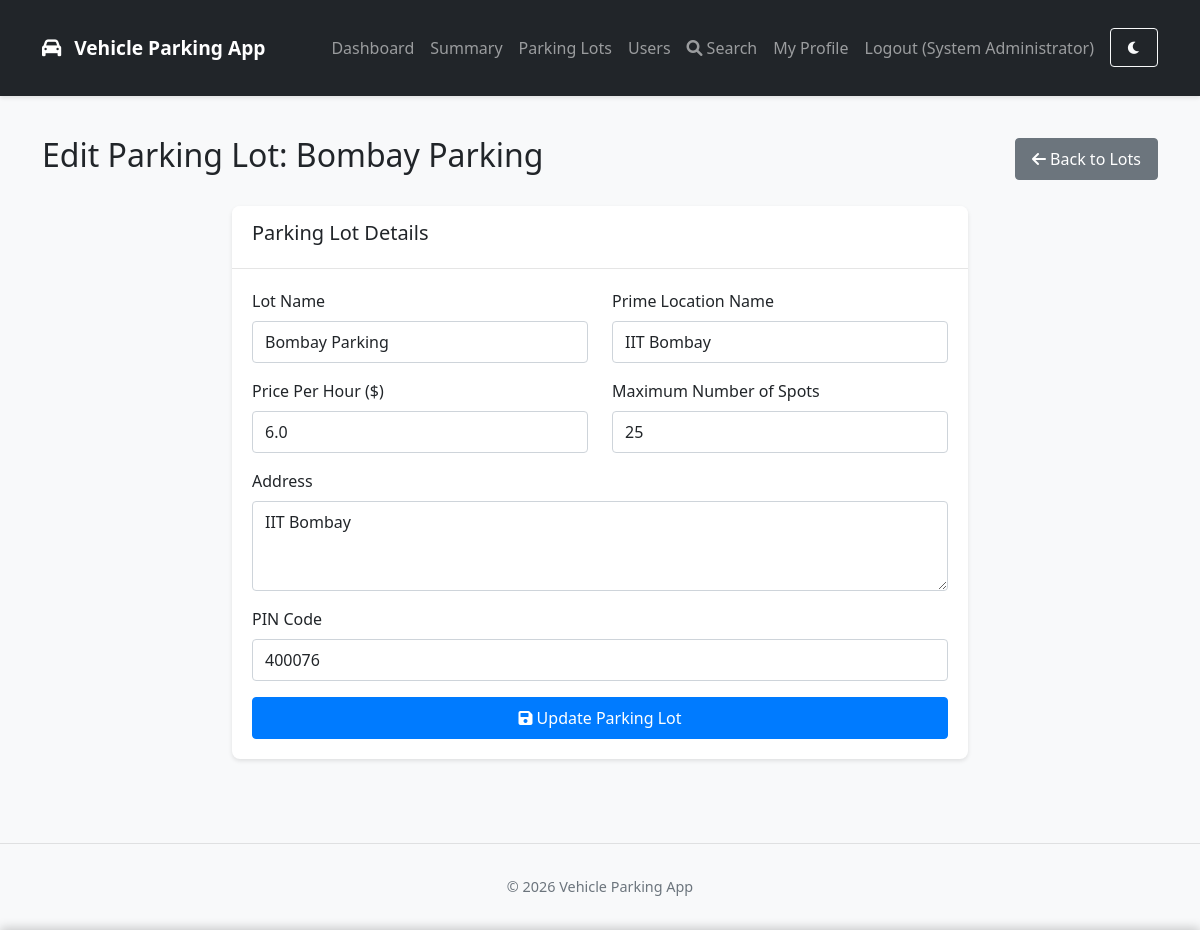
The page /admin/edit-parking-lot/1 (signed in) on the database its author committed.
### backend/models/models.py (models this page shows, shortened)
class User(db.Model, UserMixin):
    __tablename__ = 'users'
    id = db.Column(db.Integer, primary_key=True)
    username = db.Column(db.String(64), unique=True, nullable=False)
    email = db.Column(db.String(120), unique=True, nullable=False)
    password_hash = db.Column(db.String(128), nullable=False)
    phone = db.Column(db.String(20), unique=True, nullable=True)
    full_name = db.Column(db.String(100), nullable=True)
    address = db.Column(db.String(200), nullable=True)
    pin_code = db.Column(db.String(20), nullable=True)
    vehicle_no = db.Column(db.String(20), unique=True, nullable=True)
    is_admin = db.Column(db.Boolean, default=False)
    created_at = db.Column(db.DateTime, default=lambda: datetime.now(IST))
    notification_preference = db.Column(db.String(20), default='email')  # email, gchat, sms
    gchat_email = db.Column(db.String(120), nullable=True)
    reminder_time = db.Column(db.String(5), default='18:00')  # 24-hour format HH:MM
    report_format = db.Column(db.String(10), default='html')  # html or pdf
    last_reminder_date = db.Column(db.Date, nullable=True)  # Track when last reminder was sent
    reservations = db.relationship('ParkingReservation', backref='user', lazy=True, cascade="all, delete-orphan")
    payment_methods = db.relationship('SavedPaymentMethod', backref='user', lazy=True, cascade="all, delete-orphan")

class ParkingLot(db.Model):
    __tablename__ = 'parking_lots'
    id = db.Column(db.Integer, primary_key=True)
    name = db.Column(db.String(100), nullable=False)
    prime_location_name = db.Column(db.String(100), nullable=False)
    price = db.Column(db.Float, nullable=False)
    address = db.Column(db.String(200), nullable=False)
    pin_code = db.Column(db.String(10), nullable=False)
    maximum_number_of_spots = db.Column(db.Integer, nullable=False)
    created_at = db.Column(db.DateTime, default=datetime.now(IST))
    spots = db.relationship('ParkingSpot', backref='lot', lazy=True, cascade="all, delete-orphan")

### backend/routes/admin_routes.py (the view, shortened to what this page needs)
@admin.route('/edit-parking-lot/<int:lot_id>', methods=['GET', 'POST'])
@login_required
@admin_required
def edit_parking_lot(lot_id):
    lot = ParkingLot.query.get_or_404(lot_id)
    return render_template('admin/edit_parking_lot.html', lot=lot)

### backend/routes/admin_routes.py (called while the page is built)
def admin_required(f):
    @wraps(f)
    def decorated_function(*args, **kwargs):
        if not current_user.is_authenticated or not current_user.is_admin:
            flash('Please log in to access this page.', 'danger')
            return redirect(url_for('auth.admin_login'))
        return f(*args, **kwargs)
    return decorated_function

### backend/services/cache_service.py (called while the page is built)
    def clean_expired(self):
        now = time.time()
        expired_keys = [key for key, (expiry_time, _) in self._cache.items() if expiry_time <= now]
        for key in expired_keys:
            del self._cache[key]
            if self.app:
                self.app.logger.debug(f"Removed expired cache key: {key}")
            else:
                logger.debug(f"Removed expired cache key: {key}")

### frontend/templates/admin/edit_parking_lot.html (shortened to what this page needs)
{% extends "base.html" %}
{% block content %}
<div class="row">
    <div class="col-md-12">
        <div class="d-flex justify-content-between align-items-center mb-4">
            <h2>Edit Parking Lot: {{ lot.name }}</h2>
            <a href="{{ url_for('admin.parking_lots') }}" class="btn btn-secondary">
                <i class="fas fa-arrow-left"></i> Back to Lots
            </a>
        </div>
    </div>
</div>
<div class="row justify-content-center">
    <div class="col-md-8">
        <div class="card">
            <div class="card-header">
                <h5>Parking Lot Details</h5>
            </div>
            <div class="card-body">
                <form method="POST" action="{{ url_for('admin.edit_parking_lot', lot_id=lot.id) }}">
                    <div class="row">
                        <div class="col-md-6 mb-3">
                            <label for="name" class="form-label">Lot Name</label>
                            <input type="text" class="form-control" id="name" name="name" value="{{ lot.name }}" required>
                        </div>
                        <div class="col-md-6 mb-3">
                            <label for="prime_location_name" class="form-label">Prime Location Name</label>
                            <input type="text" class="form-control" id="prime_location_name" name="prime_location_name" value="{{ lot.prime_location_name }}" required>
                        </div>
                    </div>
                    <div class="row">
                        <div class="col-md-6 mb-3">
                            <label for="price" class="form-label">Price Per Hour ($)</label>
                            <input type="number" step="0.01" class="form-control" id="price" name="price" value="{{ lot.price }}" required>
                        </div>
                        <div class="col-md-6 mb-3">
                            <label for="max_spots" class="form-label">Maximum Number of Spots</label>
                            <input type="number" class="form-control" id="max_spots" name="max_spots" value="{{ lot.maximum_number_of_spots }}" required>
                        </div>
                    </div>
                    <div class="mb-3">
                        <label for="address" class="form-label">Address</label>
                        <textarea class="form-control" id="address" name="address" rows="3" required>{{ lot.address }}</textarea>
                    </div>
                    <div class="mb-3">
                        <label for="pin_code" class="form-label">PIN Code</label>
                        <input type="text" class="form-control" id="pin_code" name="pin_code" value="{{ lot.pin_code }}" required>
                    </div>
                    <div class="d-grid gap-2">
                        <button type="submit" class="btn btn-primary">
                            <i class="fas fa-save"></i> Update Parking Lot
                        </button>
                    </div>
                </form>
            </div>
        </div>
    </div>
</div>
{% endblock %}

### frontend/templates/base.html (shortened to what this page needs)
<!DOCTYPE html>
<html lang="en">
<head>
    <link href="https://cdn.jsdelivr.net/npm/bootstrap@5.2.3/dist/css/bootstrap.min.css" rel="stylesheet">
    <link rel="stylesheet" href="https://cdnjs.cloudflare.com/ajax/libs/font-awesome/6.0.0-beta3/css/all.min.css">
    <link rel="stylesheet" href="{{ url_for('static', filename='css/style.css') }}">
</head>
<body>
    <nav class="navbar navbar-expand-lg navbar-dark bg-dark">
        <div class="container">
            <a class="navbar-brand" href="{{ url_for('index') }}">
                <i class="fas fa-car"></i> Vehicle Parking App
            </a>
            <div class="collapse navbar-collapse" id="navbarNav">
                <ul class="navbar-nav ms-auto">
                    {% if current_user.is_authenticated %}
                        {% if current_user.is_admin %}
                            <li class="nav-item">
                                <a class="nav-link" href="{{ url_for('admin.dashboard') }}">Dashboard</a>
                            </li>
                            <li class="nav-item">
                                <a class="nav-link" href="{{ url_for('admin.summary') }}">Summary</a>
                            </li>
                            <li class="nav-item">
                                <a class="nav-link" href="{{ url_for('admin.parking_lots') }}">Parking Lots</a>
                            </li>
                            <li class="nav-item">
                                <a class="nav-link" href="{{ url_for('admin.view_users') }}">Users</a>
                            </li>
                            <li class="nav-item">
                                <a class="nav-link" href="{{ url_for('admin.search') }}">
                                    <i class="fas fa-search me-1"></i>Search
                                </a>
                            </li>
                            <li class="nav-item">
                                <a class="nav-link" href="{{ url_for('admin.edit_profile') }}">My Profile</a>
                            </li>
                        {% endif %}
                        <li class="nav-item">
                            <a class="nav-link" href="{{ url_for('auth.logout') }}">Logout ({{ current_user.username }})</a>
                        </li>
                    {% endif %}
                    <li class="nav-item">
                        <button id="dark-mode-toggle" class="btn btn-sm btn-outline-light ms-2" title="Toggle Dark Mode">
                            <i class="fas fa-moon"></i>
                        </button>
                    </li>
                </ul>
            </div>
        </div>
    </nav>
    <div class="container mt-4">
        {% block content %}{% endblock %}
    </div>
    <footer class="footer mt-5 py-3 bg-light">
        <div class="container text-center">
            <span class="text-muted">© <span class="year">2025</span> Vehicle Parking App</span>
        </div>
    </footer>
</body>
</html>

### frontend/static/css/style.css (style rules this page uses)
body { background-color: #f8f9fa; min-height: 100vh; display: flex; flex-direction: column; font-family: 'Segoe UI', Roboto, 'Helvetica Neue', Arial, sans-serif; padding-bottom: env(safe-area-inset-bottom); }
.container { flex: 1; padding-top: 1rem; padding-bottom: 1rem; }
.card { box-shadow: 0 2px 4px rgba(0, 0, 0, 0.1); margin-bottom: 20px; border: none; border-radius: 8px; overflow: hidden; }
.card-header { background-color: #fff; border-bottom: 1px solid rgba(0, 0, 0, 0.1); padding: 15px 20px; font-weight: 600; }
.card-body { padding: 20px; }
.btn { border-radius: 4px; padding: 8px 16px; font-weight: 500; transition: all 0.2s ease; touch-action: manipulation; }
.btn-primary { background-color: #007bff; border-color: #007bff; }
.navbar { box-shadow: 0 2px 4px rgba(0, 0, 0, 0.1); padding: 0.75rem 1rem; }
.navbar-brand { font-weight: 600; font-size: 1.2rem; }
.navbar-brand i { margin-right: 8px; }
.footer { background-color: #f8f9fa; padding: 20px 0; margin-top: auto; border-top: 1px solid rgba(0, 0, 0, 0.1); font-size: 0.9rem; }
.form-control { border-radius: 4px; padding: 0.5rem 0.75rem; font-size: 1rem; }
* { -webkit-tap-highlight-color: rgba(0,0,0,0); }

### rows shown on the page
User: username "System Administrator"
ParkingLot: name "Bombay Parking", prime_location_name "IIT Bombay", price "6.0", max_spots "25", address "IIT Bombay", pin_code "400076"
